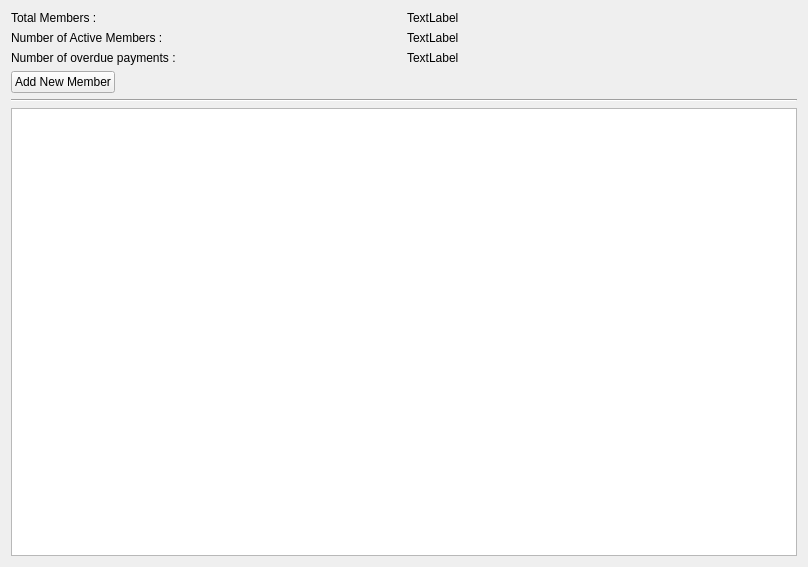
<?xml version="1.0" encoding="UTF-8"?>
<ui version="4.0">
 <class>MembersPage</class>
 <widget class="QWidget" name="MembersPage">
  <property name="geometry">
   <rect>
    <x>0</x>
    <y>0</y>
    <width>808</width>
    <height>567</height>
   </rect>
  </property>
  <property name="windowTitle">
   <string>Form</string>
  </property>
  <layout class="QVBoxLayout" name="verticalLayout_2">
   <item>
    <layout class="QVBoxLayout" name="verticalLayout">
     <item>
      <layout class="QGridLayout" name="gridLayout">
       <item row="0" column="0">
        <widget class="QLabel" name="label_5">
         <property name="text">
          <string>Total Members :</string>
         </property>
        </widget>
       </item>
       <item row="0" column="1">
        <widget class="QLabel" name="label_6">
         <property name="text">
          <string>TextLabel</string>
         </property>
        </widget>
       </item>
       <item row="1" column="0">
        <widget class="QLabel" name="label">
         <property name="text">
          <string>Number of Active Members :</string>
         </property>
        </widget>
       </item>
       <item row="1" column="1">
        <widget class="QLabel" name="label_3">
         <property name="text">
          <string>TextLabel</string>
         </property>
        </widget>
       </item>
       <item row="2" column="0">
        <widget class="QLabel" name="label_2">
         <property name="text">
          <string>Number of overdue payments :</string>
         </property>
        </widget>
       </item>
       <item row="2" column="1">
        <widget class="QLabel" name="label_4">
         <property name="text">
          <string>TextLabel</string>
         </property>
        </widget>
       </item>
      </layout>
     </item>
     <item>
      <layout class="QHBoxLayout" name="horizontalLayout">
       <item>
        <widget class="QPushButton" name="pushButton">
         <property name="sizePolicy">
          <sizepolicy hsizetype="Minimum" vsizetype="Fixed">
           <horstretch>0</horstretch>
           <verstretch>0</verstretch>
          </sizepolicy>
         </property>
         <property name="text">
          <string>Add New Member</string>
         </property>
        </widget>
       </item>
       <item>
        <spacer name="horizontalSpacer">
         <property name="orientation">
          <enum>Qt::Orientation::Horizontal</enum>
         </property>
         <property name="sizeHint" stdset="0">
          <size>
           <width>40</width>
           <height>20</height>
          </size>
         </property>
        </spacer>
       </item>
      </layout>
     </item>
     <item>
      <widget class="Line" name="line">
       <property name="orientation">
        <enum>Qt::Orientation::Horizontal</enum>
       </property>
      </widget>
     </item>
     <item>
      <widget class="QTableView" name="tableView"/>
     </item>
    </layout>
   </item>
  </layout>
 </widget>
 <resources/>
 <connections/>
</ui>
